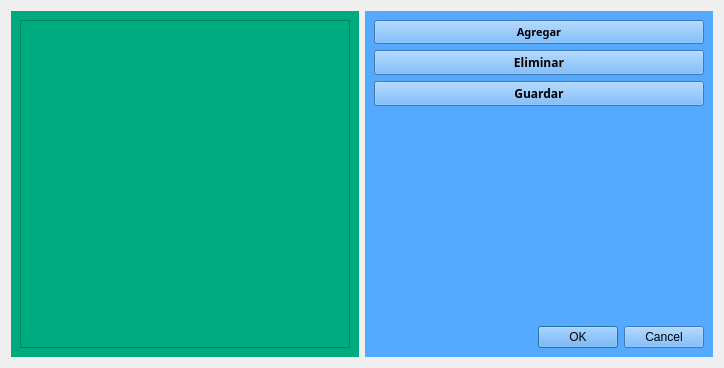
<?xml version="1.0" encoding="UTF-8"?>
<ui version="4.0">
 <class>Productos</class>
 <widget class="QDialog" name="Productos">
  <property name="geometry">
   <rect>
    <x>0</x>
    <y>0</y>
    <width>724</width>
    <height>368</height>
   </rect>
  </property>
  <property name="windowTitle">
   <string>LISTADO DE PRODUCTOS</string>
  </property>
  <property name="windowIcon">
   <iconset>
    <normaloff>:/Lista</normaloff>:/Lista</iconset>
  </property>
  <layout class="QHBoxLayout" name="horizontalLayout">
   <item>
    <widget class="QWidget" name="widget" native="true">
     <property name="styleSheet">
      <string notr="true">background-color: rgb(0, 170, 127);</string>
     </property>
     <layout class="QVBoxLayout" name="verticalLayout_2">
      <item>
       <widget class="QTableWidget" name="outProductos"/>
      </item>
     </layout>
    </widget>
   </item>
   <item>
    <widget class="QWidget" name="widget_2" native="true">
     <property name="styleSheet">
      <string notr="true">background-color: rgb(85, 170, 255);</string>
     </property>
     <layout class="QVBoxLayout" name="verticalLayout">
      <item>
       <widget class="QPushButton" name="cmdAgregar">
        <property name="font">
         <font>
          <family>Verdana Pro Cond Semibold</family>
          <pointsize>8</pointsize>
          <weight>75</weight>
          <bold>true</bold>
         </font>
        </property>
        <property name="styleSheet">
         <string notr="true">color: rgb(0, 0, 0);</string>
        </property>
        <property name="text">
         <string>Agregar</string>
        </property>
       </widget>
      </item>
      <item>
       <widget class="QPushButton" name="cmdEliminar">
        <property name="font">
         <font>
          <family>Verdana Pro Cond Semibold</family>
          <weight>75</weight>
          <bold>true</bold>
         </font>
        </property>
        <property name="styleSheet">
         <string notr="true">color: rgb(0, 0, 0);</string>
        </property>
        <property name="text">
         <string>Eliminar</string>
        </property>
       </widget>
      </item>
      <item>
       <widget class="QPushButton" name="cmdGuardar">
        <property name="font">
         <font>
          <family>Verdana Pro Cond Semibold</family>
          <weight>75</weight>
          <bold>true</bold>
         </font>
        </property>
        <property name="styleSheet">
         <string notr="true">color: rgb(0, 0, 0);</string>
        </property>
        <property name="text">
         <string>Guardar</string>
        </property>
       </widget>
      </item>
      <item>
       <spacer name="verticalSpacer">
        <property name="orientation">
         <enum>Qt::Vertical</enum>
        </property>
        <property name="sizeHint" stdset="0">
         <size>
          <width>20</width>
          <height>40</height>
         </size>
        </property>
       </spacer>
      </item>
      <item>
       <widget class="QDialogButtonBox" name="retornar">
        <property name="styleSheet">
         <string notr="true">color: rgb(0, 0, 0);</string>
        </property>
        <property name="orientation">
         <enum>Qt::Horizontal</enum>
        </property>
        <property name="standardButtons">
         <set>QDialogButtonBox::Cancel|QDialogButtonBox::Ok</set>
        </property>
       </widget>
      </item>
     </layout>
    </widget>
   </item>
  </layout>
 </widget>
 <resources/>
 <connections/>
</ui>
